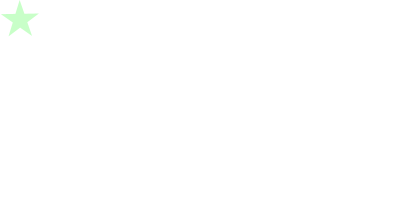
Frame 1 (no input)
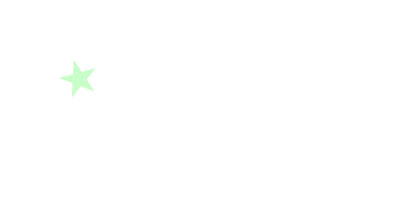
Frame 60 (the mouse pressed at the canvas centre just before this capture)
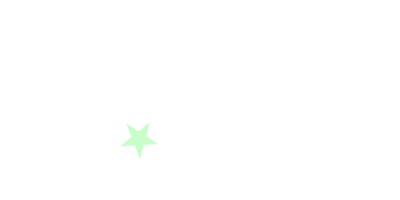
Frame 120 (the mouse held since frame 60 and released just before this capture)

The Processing sketch that drew these frames (run headless with seeded random() and noise(); from frame 60 on, the mouse is pressed at the canvas centre):

// Processing sketch: rollingFiveStar
// ── rollingFiveStar.pde
void setup(){
  size(400,200);
  smooth();
  noStroke();
  fill(200,255,200);
  frameRate(30);
}
int d = 20,x = d,vx = 1,y=d,vy = 1,r,R=20,j=1;
void draw(){
  int w = width-d,h = height-d;
  background(255);
  beginShape();
    for(int i=0;i<12;i++){
      if(r%2==0)r=R;
      else r=R/2;
      vertex(r*cos(radians(i*144-(90+j)))+x,r*sin(radians(i*144-(90+j)))+y); 
    }
  endShape(CLOSE);
  if(x>=w||x<20){vx = -1*vx;}
  if(y>=h||y<20){vy = -1*vy;}
  x += vx;y += vy;j+=10;
}
